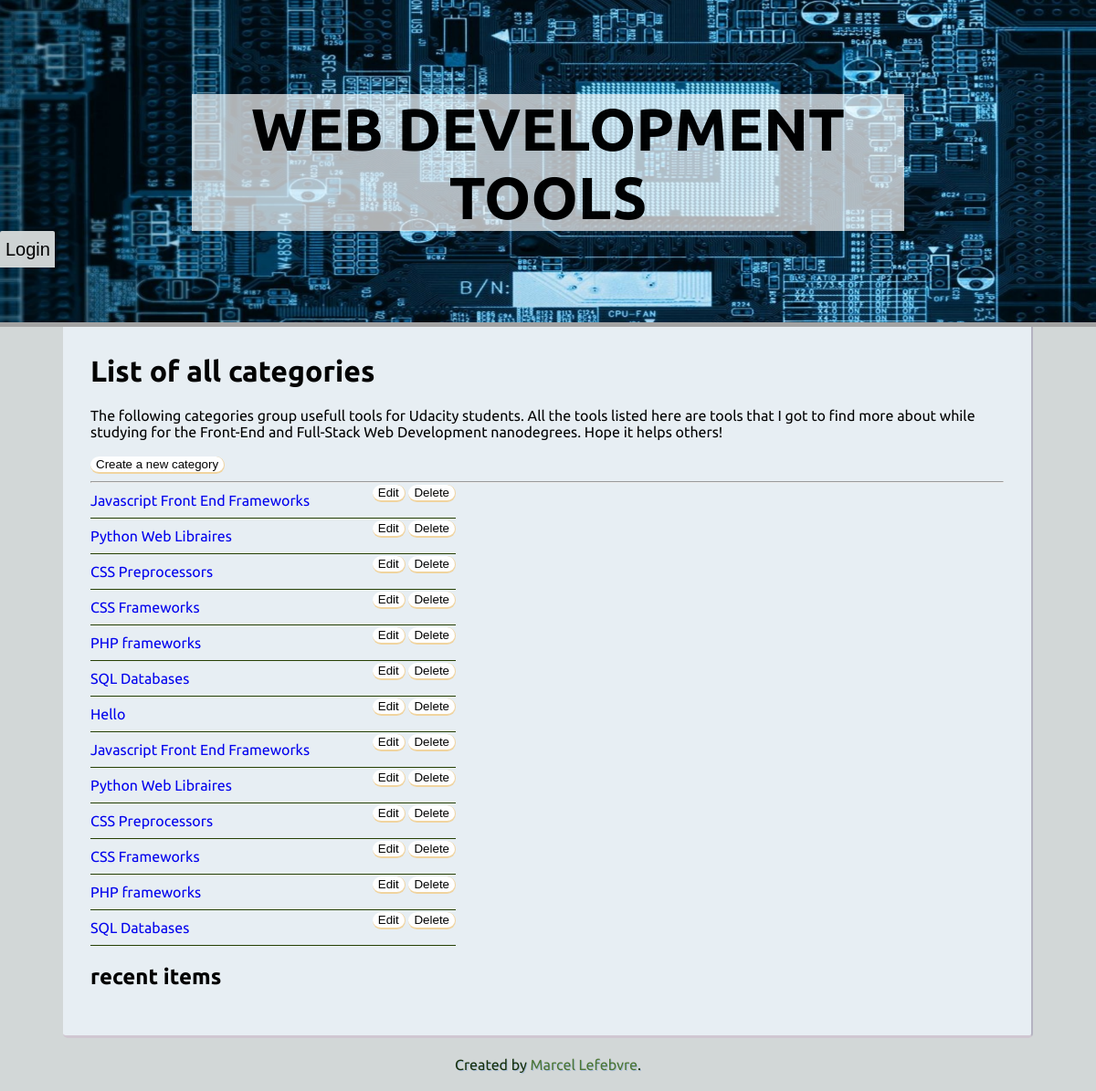
The page /categories/ on the database as committed earlier.
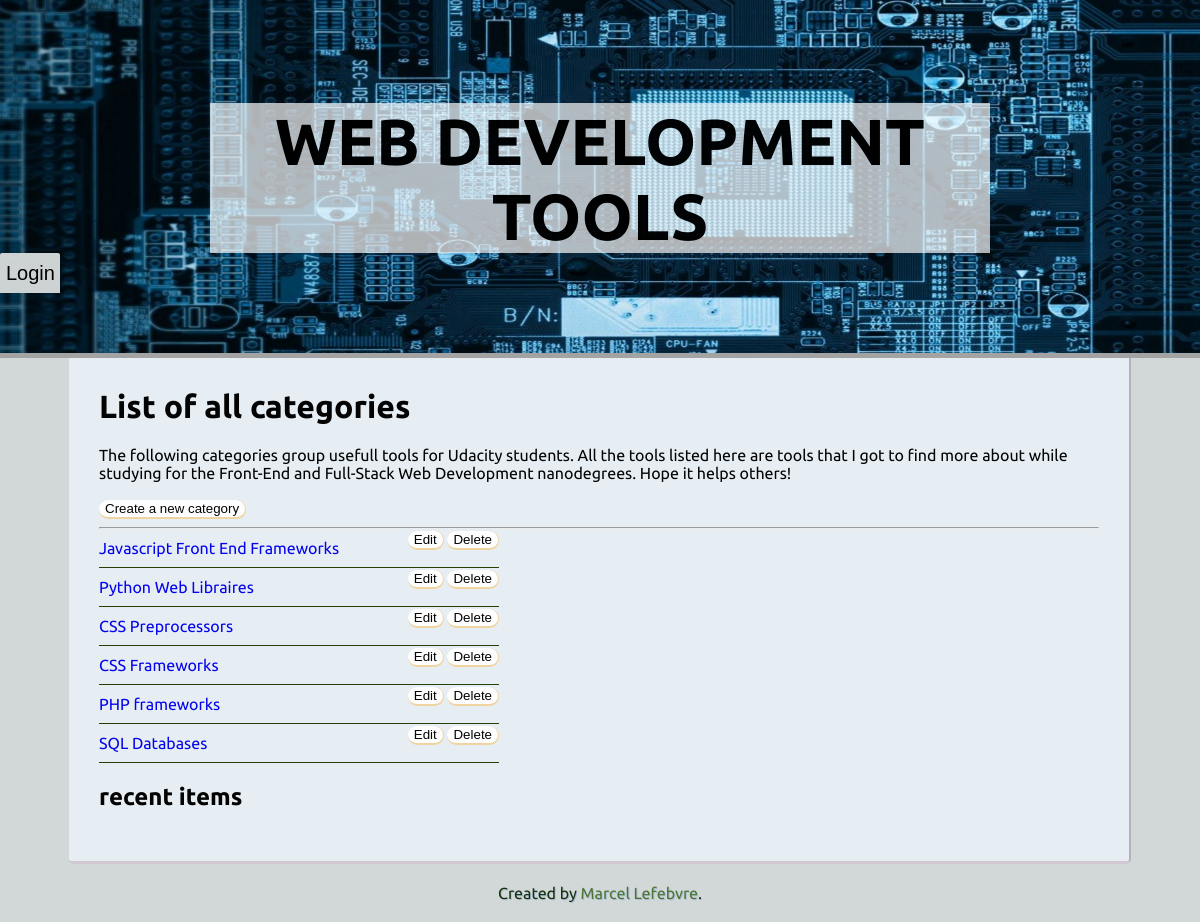
The same page on the database as committed later.
### db_setup.py (models this page shows, shortened)
class Category(Base):
    __tablename__ = 'category'
    name = Column (String(80), nullable = False)
    id = Column(Integer, primary_key = True)
    user_id = Column(String(250), ForeignKey('user.email'))
    user = relationship(User)

### project.py (the view)
@app.route('/')
@app.route('/categories/')
def categoryList():
    category = session.query(Category).all()
    return render_template('index.html', category = category)

### templates/index.html (shortened to what this page needs)
{% extends "layout.html" %}
{% block content %}
    <h1>List of all categories</h1>
    <p>The following categories group usefull tools for Udacity students. All the tools listed here are tools that I got to find more about while studying for the Front-End and Full-Stack Web Development nanodegrees. Hope it helps others!</p>
    <a href="{{url_for('newCategory')}}"><button>Create a new category</button></a>
    <hr class="category-ruler">
    <div class="category-list">
        {% for cat in category %}
        <a href="{{url_for('showCategory', category_id=cat.id)}}">
        <div class="entry">
            <span class="entry-name">{{cat.name}}</span>
            <div class="entry-buttons">
                <a href="{{url_for('editCategory', category_id = cat.id)}}"><button>Edit</button></a>
                <a href="{{url_for('deleteCategory', category_id = cat.id)}}"><button>Delete</button></a>
            </div>
        </div>
        </a>
        {% endfor %}
    </div>
    <h2>recent items</h2>
{% endblock %}

### templates/layout.html (shortened to what this page needs)
<!doctype html>
<html>
    <head>
        {% block head %}
        <link rel="stylesheet" href="{{ url_for('static', filename='css/style.css') }}">
        {% endblock %}
    </head>
<body>
    <div class="parallax">
        <div class="parallax_group">
            <div class="parallax_layer parallax_layer_back"><img class="header-background" src="/static/images/hi-tech-wallpapers.jpg" alt="hi tech background image"></div>
            <div class="parallax_layer parallax_layer_base">
                <header>
                    {% block header %}
                        <a href="{{url_for('categoryList')}}"><h1 class="main-header ">Web Development Tools</h1></a>
                    {%if 'username' not in session %}
                      <a href="{{url_for('showLogin')}}">
                        <button class="login">Login</button>
                      </a>
                    {% else %}
                      <a href="{{url_for('disconnect')}}">
                        <button class="login">Logout</button>
                      </a>
                    {% endif %}
                    {% endblock %}
                </header>
                <div class="main-background">
                    <div id="content">{% block content %}{% endblock %}</div>
                    <footer id="footer">
                        {% block footer %}
                        Created by <a href="http://mslef.github.io/">Marcel Lefebvre</a>.
                        {% endblock %}
                    </footer>
                </div>
            </div>
        </div>
    </div>
</body>
</html>

### static/css/style.css (style rules this page uses)
html, body { width: 100%; height: 100%; margin: 0; padding: 0; overflow-x: hidden; }
body { font-family: 'Ubuntu', sans-serif; margin:0; padding: 0; position: relative; }
body a { text-decoration: none; }
h1 { margin-top: 0; }
header { margin:0; padding: 0; width:100%; opacity: 0.98; position: relative; top:0; height:250px; }
button { border-width:0 1px 2px 0; border-style: solid; border-color: rgba(221, 149, 17, 0.4); margin: 0; min-width: 20px; min-height: 10px; background-color: white; border-radius: 10px; }
.login { border-radius:0; border:0; margin:0; height: 40px; width: 3em; font-size: 20px; background-color: rgb(210, 215, 215); border-radius: 2px 2px 0 0; }
.main-header { color: #000000; font-size:65px; text-align:center; font-weight: bolder; text-transform: uppercase; background-color: rgba(255,255,255,0.7); position: relative; max-width:12em; margin: auto; }
.header-background { height:450px; width:100%; overflow: hidden; }
.main-background { background-color: rgb(210, 215, 215); border-top: solid 5px rgb(163, 163, 163); min-width: 100%; min-height:400px; }
.parallax { -webkit-perspective: 3px; perspective: 3px; perspective-origin: 0 100%; -webkit-perspective-origin:100% 0; height: 100vh; width: 100vw; overflow-x: hidden; overflow-y: auto; }
.parallax_layer { position: relative; bottom: 0; right: 0; left: 0; }
.parallax_layer_base { -webkit-transform: translateZ(0); transform: translateZ(0); top:-350px; }
.parallax_layer_back { -webkit-transform: translateZ(-1px) scale(2); transform: translateZ(-1px) scale(2); }
.parallax_group { position: relative; height: 100%; transform-style: preserve-3d; }
#content { max-width: 1000px; margin: 0 auto; padding: 30px; background-color: #e8eff4; position: relative; border-right: 2px solid #b4b2c1; border-bottom: 3px solid #d0c7d1; border-radius: 0 0 5px 5px; opacity:0.985; }
footer { text-align:center; position: relative; bottom: 0; color: #16300c; margin-top: 20px; padding-bottom: 20px; text-shadow: 1px 1px #a9bed6; }
footer a { color: rgba(51, 99, 19, 0.83); }
.category-ruler { padding:0; margin-bottom:0; }
.entry { position: relative; max-width: 400px; padding: 10px 0; border-bottom: 1px solid #243e00; }
.entry-buttons { position: absolute; right: 0; top: 0; }

Rows that differ between the two databases and show on the page:
removed Category: name "Hello"
removed Category: name "Javascript Front End Frameworks"
removed Category: name "Python Web Libraires"
removed Category: name "CSS Preprocessors"
removed Category: name "CSS Frameworks"
removed Category: name "PHP frameworks"
removed Category: name "SQL Databases"
